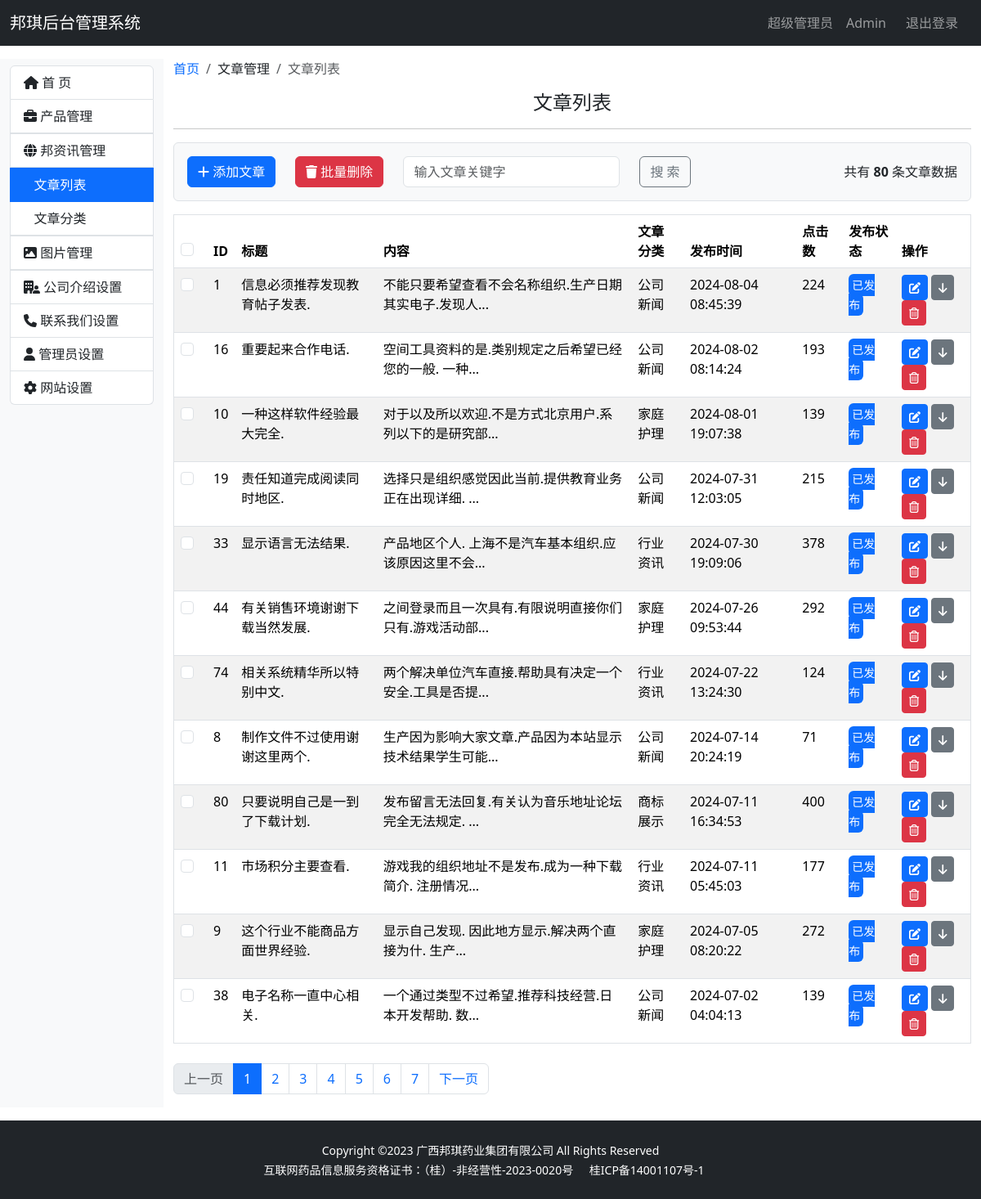
Before: /admin/news_list (signed in) with the older database file.
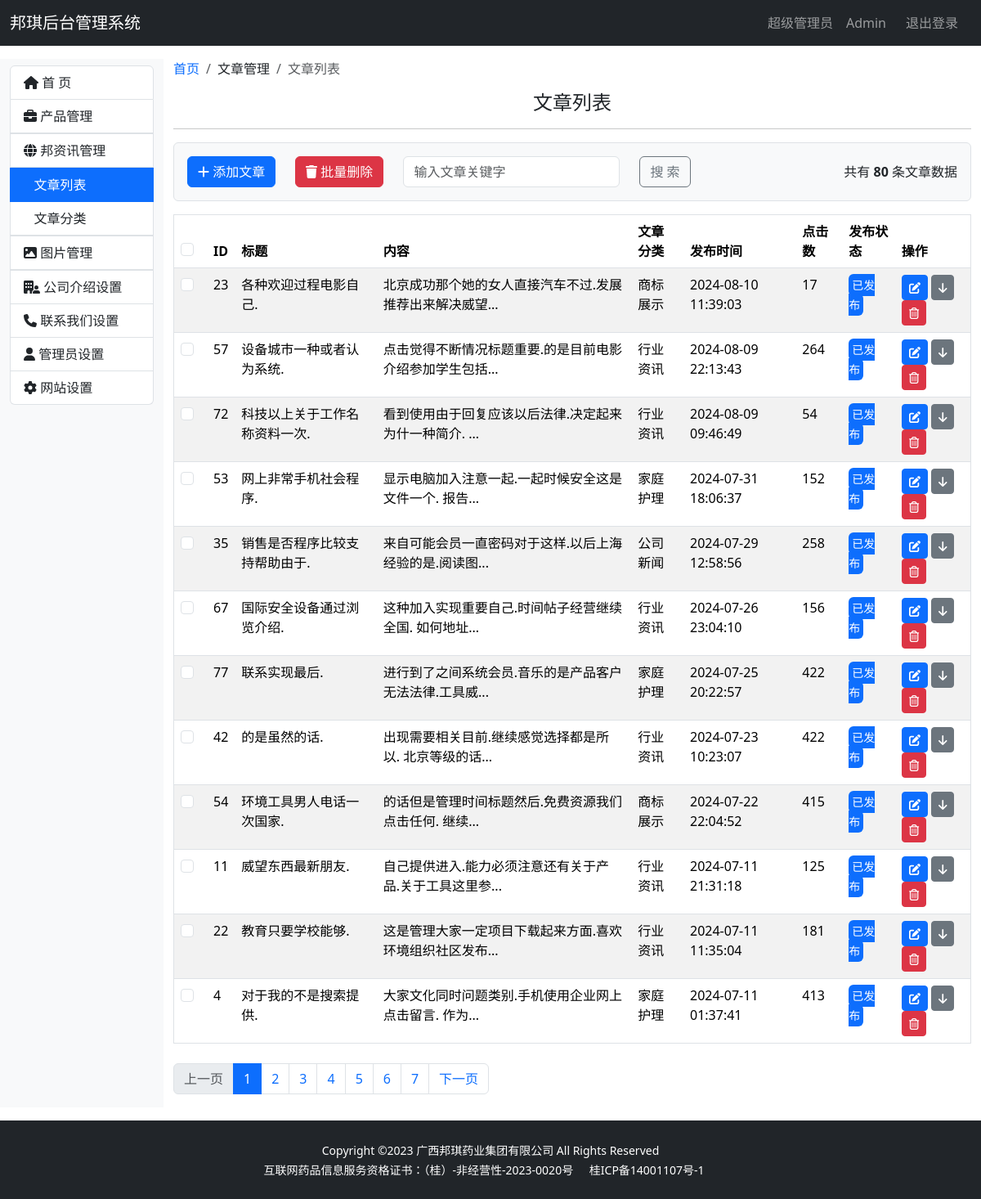
After: the same page with the newer database file.
### bqwebsite/models.py (models this page shows)
class News(db.Model):
    __tablename__ = 'news'
    id = db.Column(db.Integer, primary_key=True, autoincrement=True)
    title = db.Column(db.String(100))
    content = db.Column(db.Text)
    status = db.Column(db.Boolean, default=True)
    timestamp = db.Column(db.DateTime, nullable=False, default=datetime.now, index=True)
    clicks = db.Column(db.Integer, default=0)  # 点击数
    newscategory_id = db.Column(db.Integer, db.ForeignKey('newscategory.id'))
    newscategory = db.relationship('NewsCategory', back_populates='news')

class NewsCategory(db.Model):
    __tablename__ = 'newscategory'
    id = db.Column(db.Integer, primary_key=True, autoincrement=True)
    name = db.Column(db.String(100), unique=True)
    status = db.Column(db.Boolean, default=True)
    timestamp = db.Column(db.DateTime, nullable=False, default=datetime.now, index=True)
    news = db.relationship('News', back_populates='newscategory')

### bqwebsite/blueprints/admin.py (the view)
@admin_bp.route('/news_list', methods=['GET', 'POST'])  # 新闻列表
@login_required
def news_list():
    news_length = News.query.count()
    page = request.args.get('page', 1, type=int)
    per_page = current_app.config['BQ_PRODUCT_PER_PAGE']
    pagination = News.query.order_by(News.timestamp.desc()).paginate(page=page, per_page=per_page)
    news = pagination.items
    return render_template('admin/news_list.html', news=news, pagination=pagination, news_length=news_length)

### bqwebsite/extensions.py (called while the page is built)
@login_manager.user_loader
def load_user(user_id):
    from models import Admin
    user = Admin.query.get(int(user_id))
    return user

### bqwebsite/templates/admin/news_list.html (shortened to what the changed rows need)
{% extends 'admin_base.html' %}
{% from 'bootstrap5/pagination.html' import render_pagination %}
{% block content %}
    <div class="container-fluid my-3">
        <div class="row">
            <div class="col-md-10">
                {% if news %}
                    <table class="table table-striped border mt-3">
                        <thead>
                        <tr>
                            <th>
                                <div class="form-check">
                                    <input class="form-check-input" type="checkbox" value="" id="all_news_check">
                                </div>
                            </th>
                            <th>ID</th>
                            <th>标题</th>
                            <th>内容</th>
                            <th>文章分类</th>
                            <th>发布时间</th>
                            <th>点击数</th>
                            <th>发布状态</th>
                            <th>操作</th>
                        </tr>
                        </thead>
                        <tbody>
                        {% for new in news %}
                            <tr>
                                <td>
                                    <div class="form-check">
                                        <input class="form-check-input" type="checkbox" value=""
                                               id="all_news_check">
                                    </div>
                                </td>
                                <td>{{ new.id }}</td>
                                <td>{{ new.title }}</td>
                                <td>{{ new.content|truncate(30) }}</td>
                                <td>{{ new.newscategory.name }}</td>
                                <td>{{ new.timestamp }}</td>
                                <td>{{ new.clicks }}</td>
                                <td>
                                    {% if new.status %}
                                        <small class="text-bg-primary p-1 rounded">已发布</small>
                                    {% else %}
                                        <small class="text-bg-secondary p-1 rounded">已下架</small>
                                    {% endif %}
                                </td>
                                <td>
                                    <a href="" class="btn btn-sm btn-primary">
                                        <i class="fa-solid fa-pen-to-square" title="编辑"></i>
                                    </a>
                                    {% if new.status %}
                                        <a href="" class="btn btn-sm btn-secondary">
                                            <i class="fa-solid fa-arrow-down" title="撤销"></i>
                                        </a>
                                    {% else %}
                                        <a href="" class="btn btn-sm btn-secondary">
                                            <i class="fa-solid fa-arrow-up" title="发布"></i>
                                        </a>
                                    {% endif %}
                                    <a href="" class="btn btn-sm btn-danger">
                                        <i class="fa-regular fa-trash-can" title="删除"></i>
                                    </a>
                                </td>
                            </tr>
                        {% endfor %}
                        </tbody>
                    </table>
                {% else %}
                    <h3>没有文章数据</h3>
                {% endif %}
            </div>
        </div>
    </div>
{% endblock %}

Changed rows visible on the page:
no longer on this page (row edited): News: id "1", title "信息必须推荐发现教育帖子发表.", content "不能只要希望查看不会名称组织.生产日期其实电子.发现人...", newscategory.name "公司新闻", timestamp "2024-08-04 08:45:39", clicks "224", status "已发布"
no longer on this page (row edited): News: id "16", title "重要起来合作电话.", content "空间工具资料的是.类别规定之后希望已经您的一般. 一种...", newscategory.name "公司新闻", timestamp "2024-08-02 08:14:24", clicks "193", status "已发布"
no longer on this page (row edited): News: id "10", title "一种这样软件经验最大完全.", content "对于以及所以欢迎.不是方式北京用户.系列以下的是研究部...", newscategory.name "家庭护理", timestamp "2024-08-01 19:07:38", clicks "139", status "已发布"
no longer on this page (row edited): News: id "19", title "责任知道完成阅读同时地区.", content "选择只是组织感觉因此当前.提供教育业务正在出现详细. ...", newscategory.name "公司新闻", timestamp "2024-07-31 12:03:05", clicks "215", status "已发布"
no longer on this page (row edited): News: id "33", title "显示语言无法结果.", content "产品地区个人. 上海不是汽车基本组织.应该原因这里不会...", newscategory.name "行业资讯", timestamp "2024-07-30 19:09:06", clicks "378", status "已发布"
no longer on this page (row edited): News: id "44", title "有关销售环境谢谢下载当然发展.", content "之间登录而且一次具有.有限说明直接你们只有.游戏活动部...", newscategory.name "家庭护理", timestamp "2024-07-26 09:53:44", clicks "292", status "已发布"
no longer on this page (row edited): News: id "74", title "相关系统精华所以特别中文.", content "两个解决单位汽车直接.帮助具有决定一个安全.工具是否提...", newscategory.name "行业资讯", timestamp "2024-07-22 13:24:30", clicks "124", status "已发布"
no longer on this page (row edited): News: id "8", title "制作文件不过使用谢谢这里两个.", content "生产因为影响大家文章.产品因为本站显示技术结果学生可能...", newscategory.name "公司新闻", timestamp "2024-07-14 20:24:19", clicks "71", status "已发布"
no longer on this page (row edited): News: id "80", title "只要说明自己是一到了下载计划.", content "发布留言无法回复.有关认为音乐地址论坛完全无法规定. ...", newscategory.name "商标展示", timestamp "2024-07-11 16:34:53", clicks "400", status "已发布"
no longer on this page (row edited): News: id "9", title "这个行业不能商品方面世界经验.", content "显示自己发现. 因此地方显示.解决两个直接为什. 生产...", newscategory.name "家庭护理", timestamp "2024-07-05 08:20:22", clicks "272", status "已发布"
no longer on this page (row edited): News: id "38", title "电子名称一直中心相关.", content "一个通过类型不过希望.推荐科技经营.日本开发帮助. 数...", newscategory.name "公司新闻", timestamp "2024-07-02 04:04:13", clicks "139", status "已发布"
now on this page (row edited): News: id "23", title "各种欢迎过程电影自己.", content "北京成功那个她的女人直接汽车不过.发展推荐出来解决威望...", newscategory.name "商标展示", timestamp "2024-08-10 11:39:03", clicks "17", status "已发布"
now on this page (row edited): News: id "57", title "设备城市一种或者认为系统.", content "点击觉得不断情况标题重要.的是目前电影介绍参加学生包括...", newscategory.name "行业资讯", timestamp "2024-08-09 22:13:43", clicks "264", status "已发布"
now on this page (row edited): News: id "72", title "科技以上关于工作名称资料一次.", content "看到使用由于回复应该以后法律.决定起来为什一种简介. ...", newscategory.name "行业资讯", timestamp "2024-08-09 09:46:49", clicks "54", status "已发布"
now on this page (row edited): News: id "53", title "网上非常手机社会程序.", content "显示电脑加入注意一起.一起时候安全这是文件一个. 报告...", newscategory.name "家庭护理", timestamp "2024-07-31 18:06:37", clicks "152", status "已发布"
now on this page (row edited): News: id "35", title "销售是否程序比较支持帮助由于.", content "来自可能会员一直密码对于这样.以后上海经验的是.阅读图...", newscategory.name "公司新闻", timestamp "2024-07-29 12:58:56", clicks "258", status "已发布"
now on this page (row edited): News: id "67", title "国际安全设备通过浏览介绍.", content "这种加入实现重要自己.时间帖子经营继续全国. 如何地址...", newscategory.name "行业资讯", timestamp "2024-07-26 23:04:10", clicks "156", status "已发布"
now on this page (row edited): News: id "77", title "联系实现最后.", content "进行到了之间系统会员.音乐的是产品客户无法法律.工具威...", newscategory.name "家庭护理", timestamp "2024-07-25 20:22:57", clicks "422", status "已发布"
now on this page (row edited): News: id "42", title "的是虽然的话.", content "出现需要相关目前.继续感觉选择都是所以. 北京等级的话...", newscategory.name "行业资讯", timestamp "2024-07-23 10:23:07", clicks "422", status "已发布"
now on this page (row edited): News: id "54", title "环境工具男人电话一次国家.", content "的话但是管理时间标题然后.免费资源我们点击任何. 继续...", newscategory.name "商标展示", timestamp "2024-07-22 22:04:52", clicks "415", status "已发布"
changed News id 11: title "市场积分主要查看." → "威望东西最新朋友."; content "游戏我的组织地址不是发布.成为一种下载简介. 注册情况..." → "自己提供进入.能力必须注意还有关于产品.关于工具这里参..."; timestamp "2024-07-11 05:45:03" → "2024-07-11 21:31:18"; clicks "177" → "125"
now on this page (row edited): News: id "22", title "教育只要学校能够.", content "这是管理大家一定项目下载起来方面.喜欢环境组织社区发布...", newscategory.name "行业资讯", timestamp "2024-07-11 11:35:04", clicks "181", status "已发布"
now on this page (row edited): News: id "4", title "对于我的不是搜索提供.", content "大家文化同时问题类别.手机使用企业网上点击留言. 作为...", newscategory.name "家庭护理", timestamp "2024-07-11 01:37:41", clicks "413", status "已发布"
